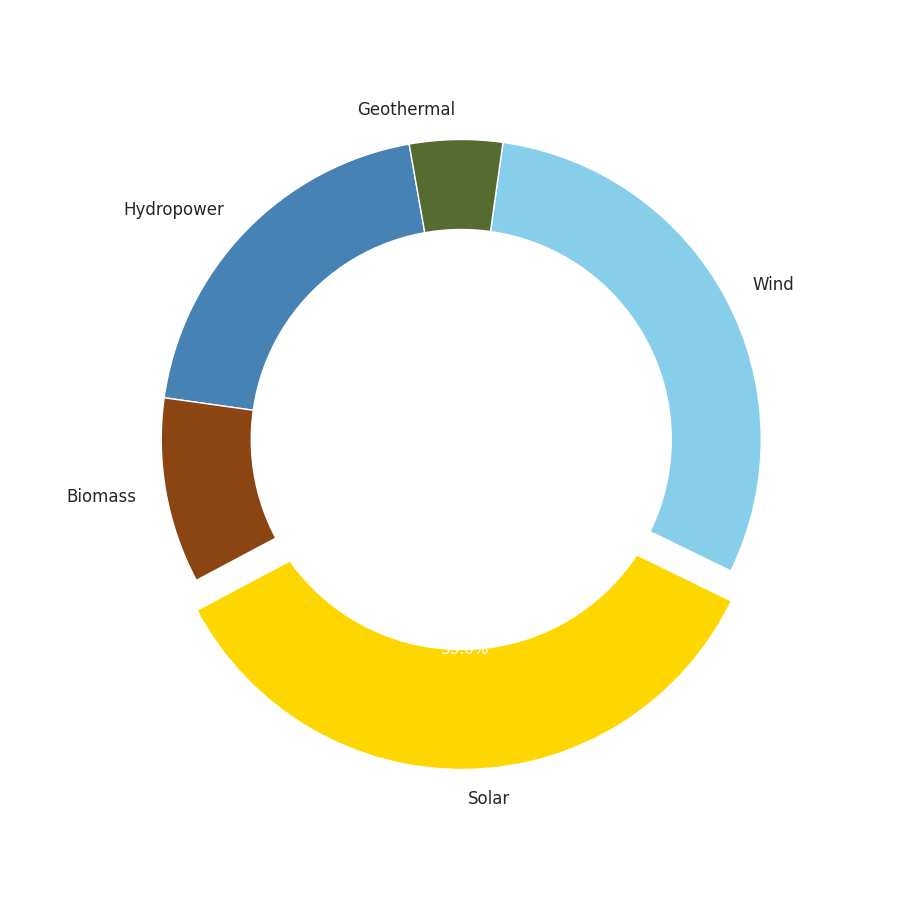

Write the Python code that produced this figure.
import matplotlib.pyplot as plt

energy_sources = ['Hydropower', 'Biomass', 'Solar', 'Wind', 'Geothermal']
energy_shares = [20, 10, 35, 30, 5]
colors = ['#4682B4', '#8B4513', '#FFD700', '#87CEEB', '#556B2F']
explode = (0, 0, 0.1, 0, 0)

fig, ax = plt.subplots(figsize=(9, 9))

wedges, texts, autotexts = ax.pie(
    energy_shares,
    labels=energy_sources,
    autopct='%1.1f%%',
    startangle=100,
    colors=colors,
    explode=explode,
    shadow=False
)

centre_circle = plt.Circle((0,0),0.70,fc='white')
fig.gca().add_artist(centre_circle)

for text in texts:
    text.set_fontsize(12)
for autotext in autotexts:
    autotext.set_fontsize(11)
    autotext.set_color('white')

ax.axis('equal')

plt.show()
